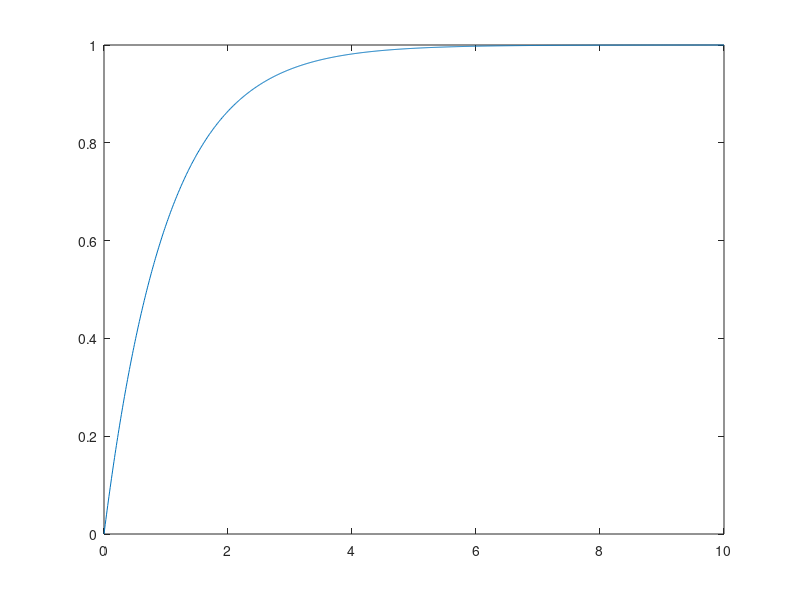

Write the MATLAB code that produced this figure.
clc;clear all;close all;

% G = digraph;
% s = [1 1];
% t = [2 3];
% r = [1 3 4 5 6 3 4];
% G = addedge(G,s,t);
% st0 = char('P'+string(0));
% st1 = char('P'+string(1));
% st2 = char('P'+string(2));
% G.Nodes.path(1) = {r};
% plot(G)
x= [0:0.01:10];
y= 1-exp(-x);
plot(x,y);
